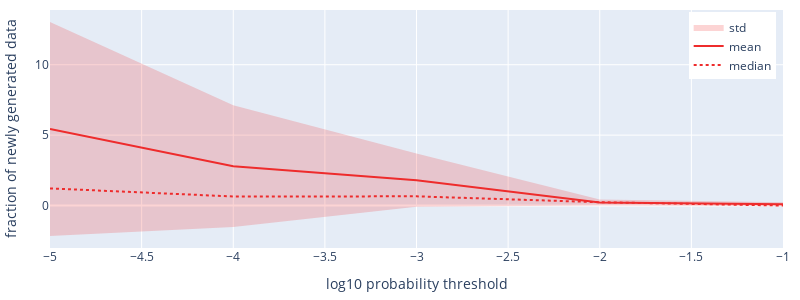

The notebook cell this image was saved under:
### Code cell
### fraction of augmented data mean, median, std depending on the weight_threshold

# set x, y and color variables
color_columns_list=['frac_augmented']
x_column = 'weight_threshold_log10'

# aggregate results
res_tot = compute_stats_for_line_plot_paper(data_threshold, [x_column], color_columns_list[0])

# Figure
fig = go.Figure()
  
### frac_augmented results
# abscisse
x = res_tot[x_column].tolist()
x_rev = x[::-1]
# Line 1
y1 = res_tot['frac_augmented' + '_mean'].tolist()
y1_upper = res_tot['frac_augmented' + '_upper'].tolist()
y1_lower = res_tot['frac_augmented' + '_lower'].tolist()
y1_lower = y1_lower[::-1]
# Line 2
y2 = res_tot['frac_augmented' + '_median'].tolist()

fig.add_trace(go.Scatter(
    x=x+x_rev,
    y=y1_upper+y1_lower,
    fill='toself',
    fillcolor=transparent_color_list[0],
    line_color='rgba(255,255,255,0)', 
    showlegend=True,
    name='std'
))
fig.add_trace(go.Scatter(
    x=x,
    y=y1,
    line_color=color_list[0],
    showlegend=True,
    name='mean'
))
fig.add_trace(go.Scatter(
    x=x,
    y=y2,
    line_color=color_list[0],
    line_dash='dot',
    showlegend=True,
    name='median'
))
fig.update_traces(mode='lines')

# magin & size
fig.update_layout(
    margin=dict(l=20, r=10, t=10, b=10),
    width=800,
    height=300,
)

# legend position
fig.update_layout(legend=dict(
    yanchor="top",
    y=0.99,
    xanchor="right",
    x=0.99
))

# axis titles
fig.update_yaxes(title_text='fraction of newly generated data')
fig.update_xaxes(title_text='log10 probability threshold')

fig.show()

### Figure 1 — Plotly figure (JSON) as saved in the notebook; plotly's stock layout.template omitted (floating-point values rounded to 4 significant figures)
{"data": [{"fill": "toself", "fillcolor": "rgba(238,44,44,0.2)", "line": {"color": "rgba(255,255,255,0)"}, "mode": "lines", "name": "std", "showlegend": true, "type": "scatter", "x": [-5, -4, -3, -2, -1, -1, -2, -3, -4, -5], "y": [13.04, 7.127, 3.688, 0.4375, 0.2435, -0.04294, 0.01077, -0.08121, -1.53, -2.169]}, {"line": {"color": "rgb(238,44,44)"}, "mode": "lines", "name": "mean", "showlegend": true, "type": "scatter", "x": [-5, -4, -3, -2, -1], "y": [5.436, 2.798, 1.803, 0.2241, 0.1003]}, {"line": {"color": "rgb(238,44,44)", "dash": "dot"}, "mode": "lines", "name": "median", "showlegend": true, "type": "scatter", "x": [-5, -4, -3, -2, -1], "y": [1.22, 0.6443, 0.6543, 0.2371, 0]}], "layout": {"height": 300, "legend": {"x": 0.99, "xanchor": "right", "y": 0.99, "yanchor": "top"}, "margin": {"b": 10, "l": 20, "r": 10, "t": 10}, "width": 800, "xaxis": {"title": {"text": "log10 probability threshold"}}, "yaxis": {"title": {"text": "fraction of newly generated data"}}}}
